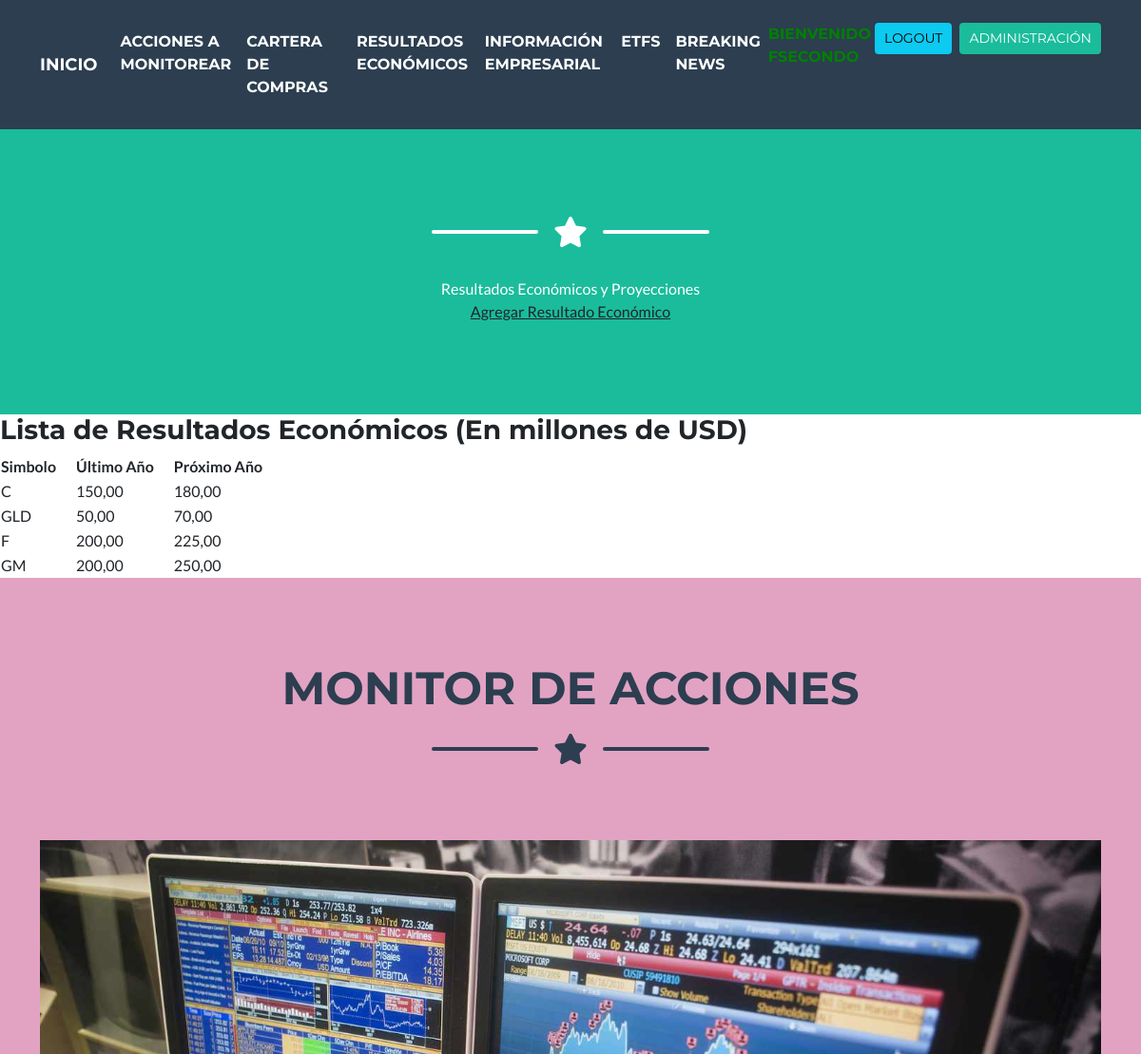
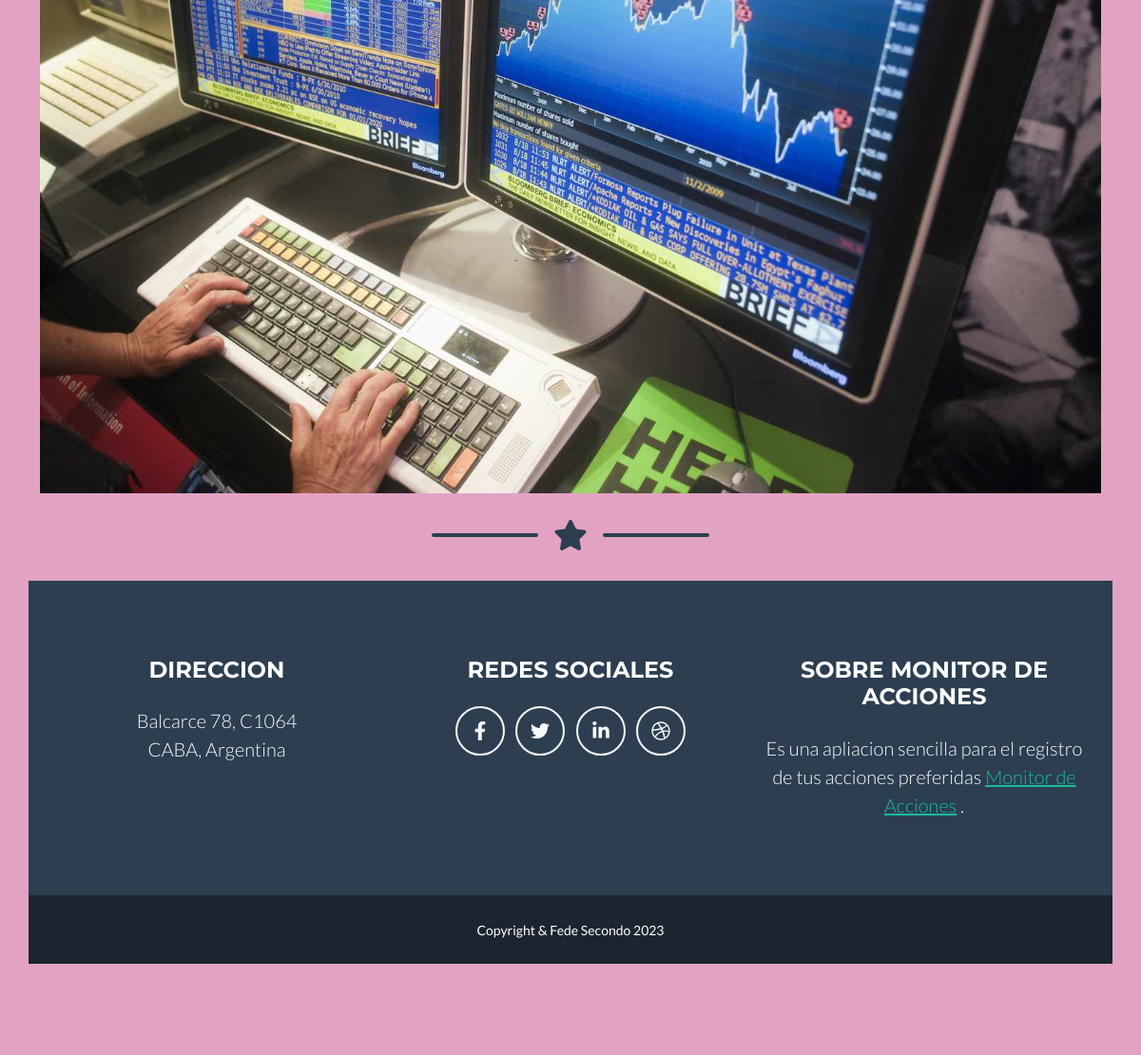
Page /acciones/resultados/ (signed in) on the committed database (2 pictures, top to bottom).
### acciones/models.py (models this page shows, shortened)
class ResultadoEconomico(models.Model):
    accion_comprada = models.OneToOneField(CompraAccion, on_delete=models.CASCADE)
    resultado_ultimo_anio = models.DecimalField(max_digits=10, decimal_places=2)
    proyeccion_proximo_anio = models.DecimalField(max_digits=10, decimal_places=2)

class CompraAccion(models.Model):
    usuario = models.ForeignKey(settings.AUTH_USER_MODEL, on_delete=models.CASCADE)
    simbolo = models.CharField(max_length=10)
    cantidad = models.PositiveIntegerField()
    precio = models.PositiveIntegerField(default=1)
    fecha_compra = models.DateField()

### acciones/views.py (the view)
# urls.py: path('resultados/', lista_resultados_economicos, name='lista_resultados'),
@login_required
def lista_resultados_economicos(request):
    resultados = ResultadoEconomico.objects.all()
    return render(request, 'acciones/lista_resultados_economicos.html', {'resultados': resultados})

### acciones/templates/acciones/lista_resultados_economicos.html (shortened to what this page needs)
{% extends 'acciones/base.html' %}
{% load static %}
{% block cabecera %}
    Resultados Económicos y Proyecciones
    <a href="{% url 'agregar_resultado' %}" class="enlace-agregar text-dark">Agregar Resultado Económico</a>
{% endblock cabecera %}
{% block contenido %}
    <h3>Lista de Resultados Económicos (En millones de USD)</h3>
    <table class="compras-table">
        <thead>
            <tr>
                <th style="padding-right: 20px;">Simbolo</th>
                <th style="padding-right: 20px;">Último Año</th>
                <th style="padding-right: 20px;">Próximo Año</th>
            </tr>
        </thead>
        <tbody>
            {% for resultado in resultados %}
            <tr>
                <td>{{ resultado.accion_comprada.simbolo }}</td>
                <td>{{ resultado.resultado_ultimo_anio }}</td>
                <td>{{ resultado.proyeccion_proximo_anio }}</td>
            </tr>
            {% endfor %}
        </tbody>
    </table>
{% endblock contenido %}

### acciones/templates/acciones/base.html (shortened to what this page needs)
<!DOCTYPE html>
<html lang="en">
    <head>
        {% load static %}
        <link href="https://cdn.jsdelivr.net/npm/bootstrap-icons@1.5.0/font/bootstrap-icons.css" rel="stylesheet" type="text/css" />
        <link rel="stylesheet" href="https://cdnjs.cloudflare.com/ajax/libs/font-awesome/6.4.0/css/all.min.css">
        <link href="{% static 'acciones/css/styles.css' %}" rel="stylesheet" />
    </head>
    <body id="page-top">
        <nav class="navbar navbar-expand-lg bg-secondary text-uppercase fixed-top" id="mainNav">
            <div class="container">
                <a class="navbar-brand" href="{%url 'inicio'%}" style="font-size: 18px;">Inicio</a>
                <div class="collapse navbar-collapse" id="navbarResponsive">
                    <ul class="navbar-nav ms-auto">
                        {%if user.is_authenticated%}
                        <li class="nav-item"><a class="nav-link" href="{% url 'lista_acciones'%}">Acciones a Monitorear</a></li>
                        <li class="nav-item"><a class="nav-link" href="{% url 'lista_compras'%}">Cartera de Compras</a></li>
                        <li class="nav-item"><a class="nav-link" href="{% url 'lista_resultados'%}">Resultados Económicos</a></li>
                        <li class="nav-item"><a class="nav-link" href="{% url 'lista_ceos'%}">Información Empresarial</a></li>
                        <li class="nav-item"><a class="nav-link" href="{% url 'lista_etfs'%}">ETFs</a></li>
                        <li class="nav-item"><a class="nav-link" href="{% url 'lista_bkn'%}">Breaking News</a></li>
                        <p style="color:green">Bienvenido {{ user.username|upper }}</p>
                        <li class="nav-item"><a class="btn btn-info btn-sm me-2" href="{% url 'logout'%}">Logout</a></li>
                        <li class="nav-item"><a class="btn btn-primary btn-sm" href="{% url 'admin:index'%}">Administración</a></li>
                        {%else %}
                        <li class="nav-item"><a class="btn btn-info btn-sm me-2" href="{% url 'register'%}">Registro</a></li>
                        <li class="nav-item"><a class="btn btn-info btn-sm me-2" href="{% url 'login'%}">Login</a></li>
                        {%endif %}
                    </ul>
                </div>
            </div>
        </nav>
        <header class="masthead bg-primary text-white text-center">
            <div class="container d-flex align-items-center flex-column">
                <div class="divider-custom divider-light">
                    <div class="divider-custom-line"></div>
                    <div class="divider-custom-icon"><i class="fas fa-star"></i></div>
                    <div class="divider-custom-line"></div>
                </div>
                {% block cabecera %}{% endblock cabecera %}
            </div>
        </header>
        {% block contenido %}
        {%endblock contenido %}
        <section class="page-section portfolio" id="portfolio">
            <div class="container">
                <h2 class="page-section-heading text-center text-uppercase text-secondary mb-0">Monitor de Acciones</h2>
                <div class="divider-custom">
                    <div class="divider-custom-line"></div>
                    <div class="divider-custom-icon"><i class="fas fa-star"></i></div>
                    <div class="divider-custom-line"></div>
                </div>
                <div class="row justify-content-center">
                    <img class="img-fluid" src="{% static 'acciones/assets/img/portfolio/bloomberg.jpg'%}" alt="..." />
                <div class="divider-custom">
                    <div class="divider-custom-line"></div>
                    <div class="divider-custom-icon"><i class="fas fa-star"></i></div>
                    <div class="divider-custom-line"></div>
                </div>
        <footer class="footer text-center">
            <div class="container">
                <div class="row">
                    <div class="col-lg-4 mb-5 mb-lg-0">
                        <h4 class="text-uppercase mb-4">Direccion</h4>
                        <p class="lead mb-0">
                            Balcarce 78, C1064
                            <br />
                            CABA, Argentina
                        </p>
                    </div>
                    <div class="col-lg-4 mb-5 mb-lg-0">
                        <h4 class="text-uppercase mb-4">Redes Sociales</h4>
                        <a class="btn btn-outline-light btn-social mx-1" href="#!"><i class="fab fa-fw fa-facebook-f"></i></a>
                        <a class="btn btn-outline-light btn-social mx-1" href="#!"><i class="fab fa-fw fa-twitter"></i></a>
                        <a class="btn btn-outline-light btn-social mx-1" href="#!"><i class="fab fa-fw fa-linkedin-in"></i></a>
                        <a class="btn btn-outline-light btn-social mx-1" href="#!"><i class="fab fa-fw fa-dribbble"></i></a>
                    </div>
                    <div class="col-lg-4">
                        <h4 class="text-uppercase mb-4">Sobre Monitor de Acciones</h4>
                        <p class="lead mb-0">
                            Es una apliacion sencilla para el registro de tus acciones preferidas
                            <a href="https://www.google.com/finance/?hl=es">Monitor de Acciones</a>
                            .
                        </p>
                    </div>
                </div>
            </div>
        </footer>
        <div class="copyright py-4 text-center text-white">
            <div class="container"><small>Copyright & Fede Secondo 2023</small></div>
        </div>
    </body>
</html>

### acciones/templates/acciones/base.html (style rules this page uses)
.page-section.portfolio { background-color: rgb(226, 163, 195); }

### rows in the picture
ResultadoEconomico: accion_comprada.simbolo "C", resultado_ultimo_anio "150,00", proyeccion_proximo_anio "180,00"
ResultadoEconomico: accion_comprada.simbolo "GLD", resultado_ultimo_anio "50,00", proyeccion_proximo_anio "70,00"
ResultadoEconomico: accion_comprada.simbolo "F", resultado_ultimo_anio "200,00", proyeccion_proximo_anio "225,00"
ResultadoEconomico: accion_comprada.simbolo "GM", resultado_ultimo_anio "200,00", proyeccion_proximo_anio "250,00"
